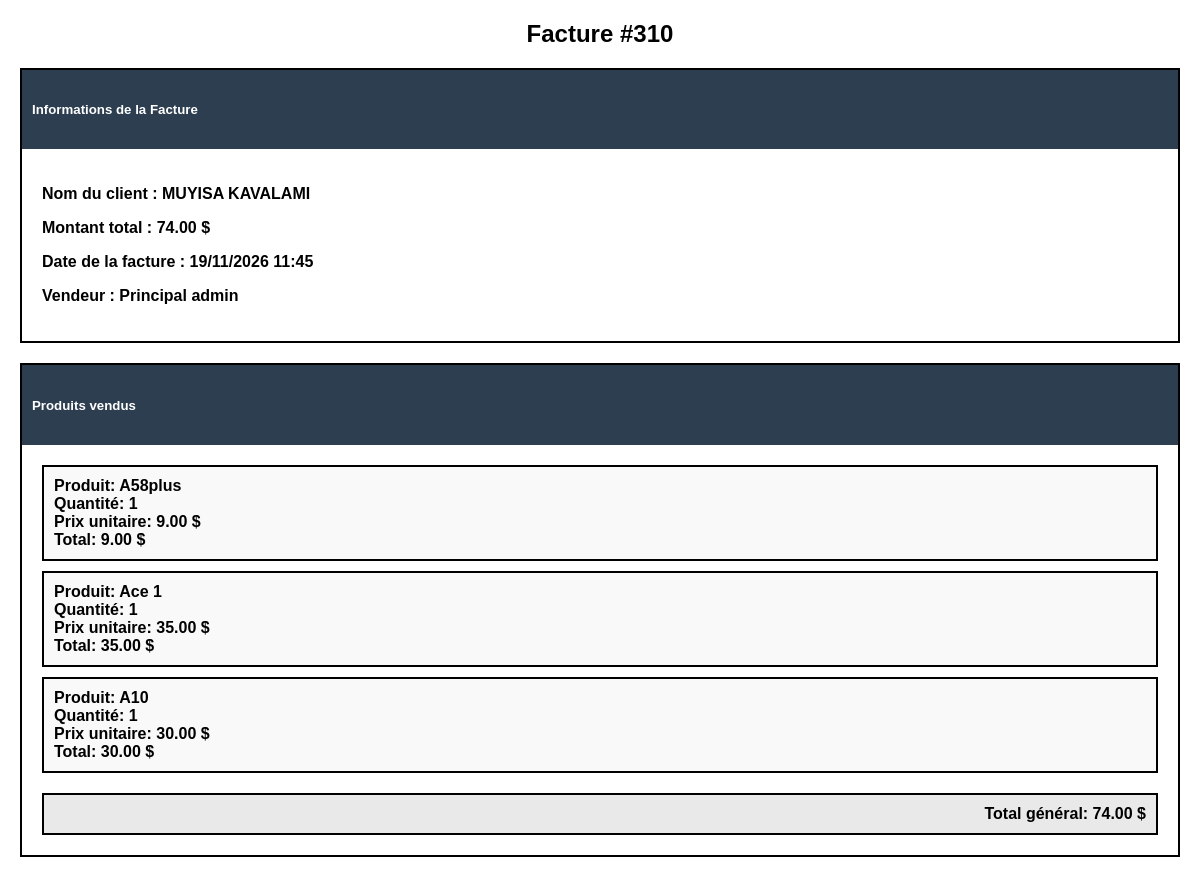
The page /factures/310 (signed in) on the database its author committed.
### app/models.py (models this page shows, shortened)
class Factures(db.Model):
    __tablename__ = 'factures'
    id = db.Column(db.Integer, primary_key=True)
    client_id = db.Column(db.Integer, db.ForeignKey('clients.id'), nullable=True)
    nom_client = db.Column(db.String(100), nullable=False)
    montant_total = db.Column(db.Float, nullable=False)
    date_facture = db.Column(db.DateTime, default=datetime.utcnow)
    paiement_credit = db.Column(db.Boolean, default=False)
    montant_cash = db.Column(db.Float, default=0)
    montant_credit = db.Column(db.Float, default=0)
    a_ete_en_credit = db.Column(db.Boolean, default=False)
    type_livraison = db.Column(db.String(20), default='sur_place')
    lieu_retrait = db.Column(db.String(50), nullable=True)
    annulee = db.Column(db.Boolean, default=False)
    date_annulation = db.Column(db.DateTime, nullable=True)
    vendeur_id = db.Column(db.Integer, db.ForeignKey('user.id'), nullable=True)
    client = db.relationship('Clients', backref='factures', lazy=True)
    vendeur = db.relationship('User', foreign_keys=[vendeur_id])
    ventes = db.relationship('Ventes', backref='facture', lazy=True)

class User(UserMixin, db.Model):
    __tablename__ = 'user'
    id = db.Column(db.Integer, primary_key=True)
    email = db.Column(db.String(100), unique=True, nullable=False)
    password = db.Column(db.String(100), nullable=False)
    firstname = db.Column(db.String(100), nullable=True)
    lastname = db.Column(db.String(100), nullable=True)
    photo = db.Column(db.String(200), nullable=True)
    role = db.Column(db.String(50), default='vendeur')
    permissions = db.Column(JSON, nullable=True)
    def is_admin(self):
        return self.role == 'admin'
    PERMISSION_ALIASES = {
        'gestion_depenses_recurrentes': {'gestion_depenses_recurentes'},
    }
    def has_permission(self, permission):
        if self.is_admin():
            return True
        if not self.permissions:
            return False
        if permission in self.permissions:
            return True
        return any(alias in self.permissions for alias in self.PERMISSION_ALIASES.get(permission, ()))

class Ventes(db.Model):
    __tablename__ = 'ventes'
    id = db.Column(db.Integer, primary_key=True)
    produit_id = db.Column(db.Integer, db.ForeignKey('produits.id'), nullable=False)
    facture_id = db.Column(db.Integer, db.ForeignKey('factures.id'), nullable=False)
    quantite = db.Column(db.Integer, nullable=False)
    montant_total = db.Column(db.Float, nullable=False)
    prix_achat_unitaire = db.Column(db.Float, nullable=True)
    prix_catalogue_unitaire = db.Column(db.Float, nullable=True)
    produit = db.relationship('Produits', backref='ventes')
    @property
    def prix_unitaire(self):
        return self.montant_total / self.quantite if self.quantite else 0
    benefice = db.relationship('Benefices', backref='vente', uselist=False)

class Produits(db.Model):
    __tablename__ = 'produits'
    id = db.Column(db.Integer, primary_key=True)
    nom = db.Column(db.String(100), nullable=False)
    description = db.Column(db.String(200))
    prix = db.Column(db.Float, nullable=False)
    prix_achat = db.Column(db.Float, nullable=False)
    quantite = db.Column(db.Integer, nullable=False)
    quantite_depot = db.Column(db.Integer, default=0)
    en_route = db.Column(db.Integer, default=0)

### app/routes.py (the view)
@bp.route('/factures/<int:id>', methods=['GET'])
@login_required
@permission_required('gestion_ventes')
def details_facture(id):
    facture = Factures.query.get_or_404(id)
    ventes = Ventes.query.filter_by(facture_id=id).all()
    livraison_info = None
    if facture.type_livraison == 'depot':
        livraison_info = LivraisonDepot.query.filter_by(facture_id=facture.id).first()
    return render_template('imprimer_facture.html', facture=facture, ventes=ventes, livraison_info=livraison_info)

### app/routes.py (called while the page is built)
def peut_voir_couts(user):
    return bool(user and user.is_authenticated and user.has_permission('voir_benefice'))

def permission_required(permission):
    def decorator(f):
        @wraps(f)
        def decorated_function(*args, **kwargs):
            if not current_user.has_permission(permission):
                flash("Accès refusé. Vous n'avez pas les permissions nécessaires.", 'danger')
                return redirect(url_for('routes.index'))
            return f(*args, **kwargs)
        return decorated_function
    return decorator

@bp.context_processor
def inject_common_variables():
    common_vars = {'factures_credit_count': 0, 'peut_voir_couts': peut_voir_couts(current_user)}
    try:
        if current_user.is_authenticated and hasattr(current_user, 'has_permission'):
            if current_user.has_permission('voir_historique_vente'):
                common_vars['factures_credit_count'] = Factures.query.filter(
                    Factures.montant_credit > 0,
                    or_(Factures.annulee == False, Factures.annulee.is_(None))
                ).count()
    except Exception as e:
        logger.warning(f"Erreur dans le context processor: {e}")
        common_vars['factures_credit_count'] = 0
    return common_vars

@login_manager.user_loader
def load_user(user_id):
    return User.query.get(int(user_id))

### app/templates/imprimer_facture.html (shortened to what this page needs)
<!DOCTYPE html>
<html lang="fr">
<head>
</head>
<body>
    <h1>Facture #{{ facture.id }}</h1>
    <div class="card">
        <div class="card-header">
            <h5 class="card-title mb-0">Informations de la Facture</h5>
        </div>
        <div class="card-body">
            <div class="row">
                <div class="col-md-6">
                    <p><strong>Nom du client :</strong> {{ facture.nom_client }}</p>
                    <p><strong>Montant total :</strong> {{ "%.2f"|format(facture.montant_total) }} $</p>
                </div>
                <div class="col-md-6">
                    <p><strong>Date de la facture :</strong> {{ facture.date_facture.strftime('%d/%m/%Y %H:%M') }}</p>
                    {% if facture.vendeur %}<p><strong>Vendeur :</strong> {{ facture.vendeur.firstname or facture.vendeur.email }} {{ facture.vendeur.lastname or '' }}</p>{% endif %}
                </div>
            </div>
        </div>
    </div>
    <div class="card mt-4">
        <div class="card-header">
            <h5 class="card-title mb-0">Produits vendus</h5>
        </div>
        <div class="card-body">
            {% for vente in ventes %}
            <div style="border: 2px solid #000; padding: 10px; margin-bottom: 10px; background-color: #f9f9f9;">
                <div><strong>Produit:</strong> {{ vente.produit.nom if vente.produit else 'Produit supprimé' }}</div>
                <div><strong>Quantité:</strong> {{ vente.quantite }}</div>
                <div><strong>Prix unitaire:</strong> {{ "%.2f"|format(vente.prix_unitaire) }} $</div>
                <div><strong>Total:</strong> {{ "%.2f"|format(vente.montant_total) }} $</div>
            </div>
            {% endfor %}
            <div style="border: 2px solid #000; padding: 10px; margin-top: 20px; background-color: #e9e9e9;">
                <div class="text-end"><strong>Total général: {{ "%.2f"|format(facture.montant_total) }} $</strong></div>
            </div>
        </div>
    </div>
</body>
</html>

### app/templates/imprimer_facture.html (style rules this page uses)
body { font-family: Arial, sans-serif; margin: 20px; font-weight: bold; }
h1 { text-align: center; font-size: 24px; margin-bottom: 20px; }
.text-end { text-align: right; }
.card-header { background-color: #2C3E50; color: white; padding: 10px; font-weight: bold; }
.card-body { padding: 20px; }
.card { border: 2px solid #000; margin-bottom: 20px; }

### rows shown on the page
Factures: id "310", nom_client "MUYISA KAVALAMI", montant_total "74.00", date_facture "19/11/2026 11:45"
User: vendeur "Principal", vendeur "admin"
Ventes: produit "A58plus", quantite "1", prix_unitaire "9.00", montant_total "9.00"
Ventes: produit "Ace 1", quantite "1", prix_unitaire "35.00", montant_total "35.00"
Ventes: produit "A10", quantite "1", prix_unitaire "30.00", montant_total "30.00"
